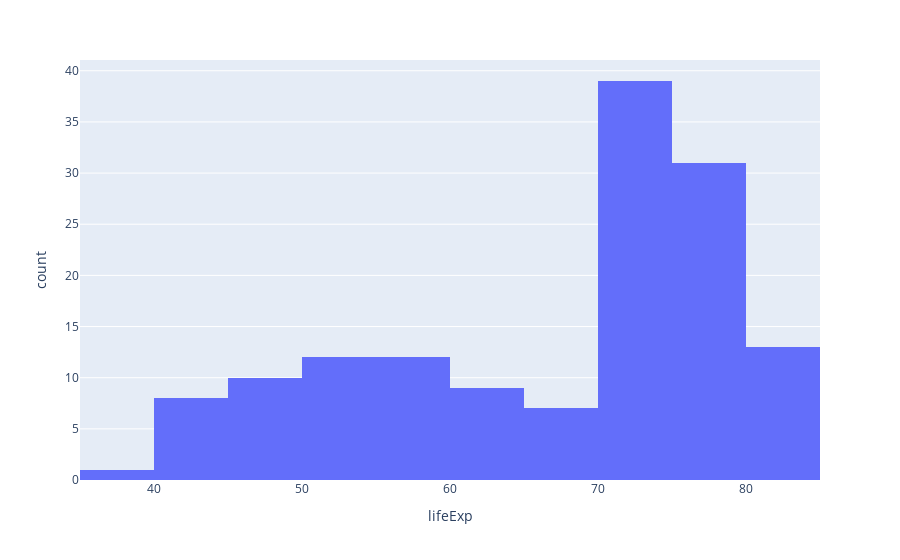

Notebook source saved alongside this figure:
### Code cell
px.histogram(df2007, x='lifeExp')

### Figure 1 — Plotly figure (JSON) as saved in the notebook; plotly's stock layout.template omitted (floating-point values rounded to 4 significant figures; data arrays with more than 128 entries replaced by an {"elided": "..."} marker saying what was removed)
{"data": [{"alignmentgroup": "True", "bingroup": "x", "hovertemplate": "lifeExp=%{x}<br>count=%{y}<extra></extra>", "legendgroup": "", "marker": {"color": "#636efa"}, "name": "", "offsetgroup": "", "orientation": "v", "showlegend": false, "type": "histogram", "x": {"elided": "142 float values"}, "xaxis": "x", "yaxis": "y"}], "layout": {"barmode": "relative", "legend": {"tracegroupgap": 0}, "margin": {"t": 60}, "xaxis": {"anchor": "y", "domain": [0, 1], "title": {"text": "lifeExp"}}, "yaxis": {"anchor": "x", "domain": [0, 1], "title": {"text": "count"}}}}
